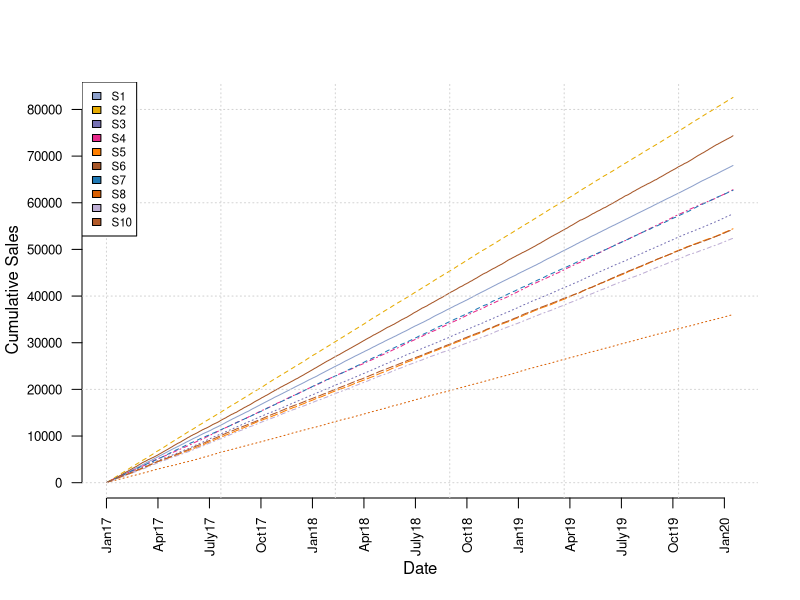

This chart was generated by the following R code:
## ---- chunk 1
library(tidyverse)
library(dplyr)
## ---- chunk 2
original <-  read.csv("TV-Sales.csv", stringsAsFactors=FALSE)
df <- original

# change to numeric 
change_to_int <- colnames(df)[-1]
for(i in 1:length(change_to_int)){
  df[,change_to_int[i]] <- as.numeric(df[,change_to_int[i]])}

# converting to datetime object
df[['Date']] <- as.POSIXct(df[['Date']],format = "%Y-%m-%d")

head(df)
## ---- chunk 3
df_dates <- df %>% dplyr::mutate(year = lubridate::year(Date), 
                                 month = lubridate::month(Date), 
                                 day = lubridate::day(Date))

df_2017 <- df_dates[which(df_dates$year == 2017),-c(1,12,13,14)]

means_2017 <- as.data.frame(colMeans(df_2017, na.rm = TRUE))
means_2017 <- cbind(store = rownames(means_2017), means_2017)
colnames(means_2017)[2] <- "means"
means_2017[which(means_2017$means == max(means_2017$means)),1]
## ---- chunk 4
library(matrixStats)
dailyvar <- rowVars(as.matrix(df[,-1]), na.rm = TRUE)
maxvar <- max(dailyvar)
df[which(dailyvar == maxvar),'Date']
## ---- chunk 5
df$Year <- format(df$Date, format="%Y")
highest_mean <- df %>% select(S5,Year) %>% group_by(Year) %>% 
  summarise(median = median(S5,na.rm = TRUE))

as.numeric(highest_mean[which(highest_mean$median == max(highest_mean$median)),'Year'])
## ---- chunk 6
df2 <- original
df2[is.na(df2)] <- 0 # replace NA with 0
tbl <- table(colnames(df2[,-1])[max.col(df2[,-1],ties.method="last")])
rownames(as.data.frame(tbl[order(-tbl)][1]))
## ---- chunk 7
stores <- as.data.frame(sapply(original[,-1],as.numeric))
cumSales <- colSums(stores, na.rm = TRUE)
rownames(as.data.frame(cumSales[order(-cumSales)][5]))
## ---- chunk 8
medians <- as.numeric(apply(stores, 2, median, na.rm = TRUE))

for(i in 1:10){
  stores[,i][is.na(stores[,i])] <- medians[i]
}

new_data <- cbind(Date = original[,1],stores)
write.csv(new_data,"repaired.csv", row.names = FALSE)
## ---- chunk 9
cumData <- cbind(Date = new_data[,1],cumsum(new_data[,-1]))

# define color palette
library(RColorBrewer)
n <- 10
qual_col_pals = brewer.pal.info[brewer.pal.info$category == 'qual',]
col_vector = unlist(mapply(brewer.pal, qual_col_pals$maxcolors, rownames(qual_col_pals)))
col=sample(col_vector, n)

jpeg(file="extra_plot.jpeg")
matplot(y = cumData[,-1], type = 'l', 
        xlab = "Date", 
        ylab = "Cumulative Sales", 
        col=col,
        axes = FALSE)

yticks <- seq(0,80000, 10000)
axis(2,at=yticks,labels=T, las = 2, cex.axis = 0.8)

xticks <- seq(0,1100, 90)
xlabs <- c("Jan17","Apr17", "July17","Oct17",
           "Jan18","Apr18", "July18","Oct18",
           "Jan19","Apr19", "July19","Oct19","Jan20")

       
axis(1,at=xticks,labels=xlabs, las = 2, cex.axis = 0.8)

grid(NULL,NULL)

legend("topleft", 
       colnames(cumData[,-1]),
       col=col,
       cex=0.7,
       fill=col)
dev.off()
## ---- chunk 10
df$day <- weekdays(df$Date)
df2 <- df[which(df$day == "Sunday"),-1]
df3 <- colSums(df2[,1:10], na.rm = TRUE)
rownames(as.data.frame(df3[order(-df3)][1]))
## ---- chunk 11
totalsales <- df_dates[which(df_dates$month == 12),-1]
totalsales <- data.frame(means = colSums(totalsales[,1:10], na.rm = TRUE))
totalsales$store <- rownames(totalsales)
rownames(totalsales) <- NULL
orderedsales <- totalsales[order(totalsales$means),]
orderedsales[c(1:3),2]
## ---- chunk 12
df2 <- original
df2[is.na(df2)] <- 0 # replace NA with 0
tbl <- table(colnames(df2[,-1])[max.col(df2[,-1],ties.method="last")])
rownames(as.data.frame(tbl[order(-tbl)][1]))
## ---- chunk 13
df3 <- df[,1:11]
df3$Week <- as.numeric(strftime(df3$Date, format = "%V")) - 1 # to match python syntax
df3$Year <- strftime(df3$Date, format = "%Y")
df3 <- df3[which(df3$Year == "2019"),-1]
df3 <- df3[,1:11]

df3 <- df3 %>% 
  group_by(Week) %>% 
  summarise(S1 = sum(S1),
            S2 = sum(S2),
            S3 = sum(S3),
            S4 = sum(S4),
            S5 = sum(S5),
            S6 = sum(S6),
            S7 = sum(S7),
            S8 = sum(S8),
            S9 = sum(S9),
            S10 = sum(S10))

df3$totals <- rowSums(df3[,2:11], na.rm = TRUE)

final <- df3[which(df3$totals == max(df3$totals)),c("Week","totals")]
final$Week

# 2019-09-16 to 2019-09-22
